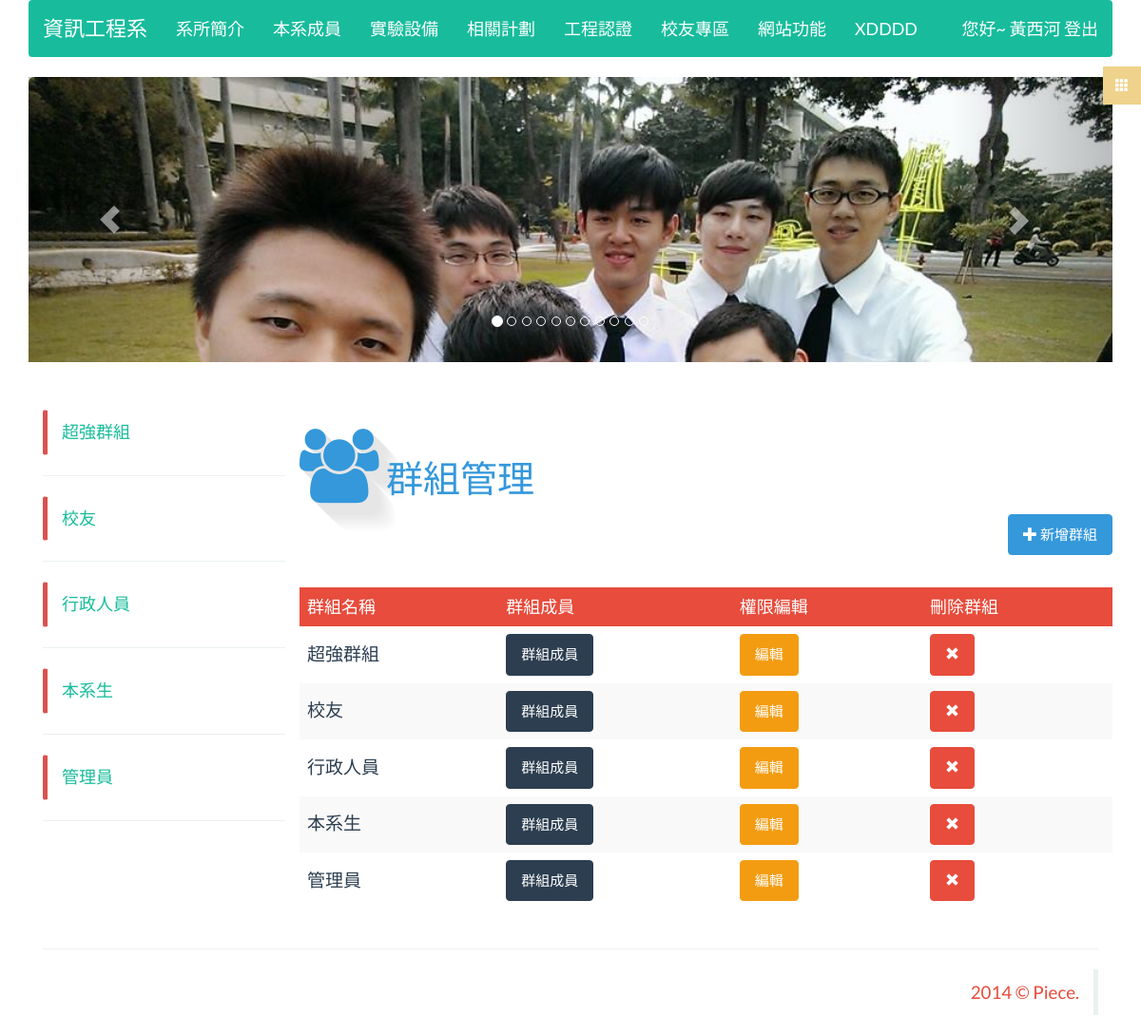
The page /index.php/group (signed in) on the database its author committed.
### tables this page shows
CREATE TABLE IF NOT EXISTS `page` (
`pageId` int(11) NOT NULL,
  `pageName` varchar(100) NOT NULL,
  `pageClass` varchar(100) NOT NULL,
  `pageContent` text NOT NULL
);

CREATE TABLE IF NOT EXISTS `page_category` (
`pageClass` int(11) NOT NULL,
  `pageClassName` varchar(100) NOT NULL
);

CREATE TABLE IF NOT EXISTS `group` (
`groupId` int(11) NOT NULL,
  `groupName` varchar(100) NOT NULL,
  `model` tinyint(1) NOT NULL,
  `news_token` tinyint(1) DEFAULT NULL COMMENT '公告管理權限',
  `group_token` tinyint(1) DEFAULT NULL COMMENT '群組管理權限',
  `member_token` tinyint(1) DEFAULT NULL COMMENT '成員管理權限',
  `file_token` tinyint(1) DEFAULT NULL COMMENT '檔案管理權限',
  `page_token` tinyint(1) DEFAULT NULL COMMENT '頁面管理權限',
  `ad_token` tinyint(1) DEFAULT NULL COMMENT '廣告權限'
);

### application/controllers/group.php (called while the page is built, shortened)
<?php if ( ! defined('BASEPATH')) exit('No direct script access allowed');
class Group extends MY_Controller {
	function __construct(){
		parent::__construct();
		$this->load->model('group_model');
		$this->asideQuery = $this->aside_model->select_group();
	}
	public function index(){
		$query = $this->group_model->select_all_data();
		$this->load->view('group', array(
			'query' => $query,
			'asideQuery' => $this->asideQuery,
			'headerQuery' => $this->headerQuery
		));
		return TRUE;
	}
}

### index.php (called while the page is built, shortened)
<?php
require_once BASEPATH.'core/CodeIgniter.php';

### application/libraries/Session.php (called while the page is built, shortened)
<?php if ( ! defined('BASEPATH')) exit('No direct script access allowed');
class Session
{
    protected $sess_namespace = '';
    protected $store = array();
     private function initialize()
     {
        if (isset($_SESSION[$this->sess_namespace]) ) {
            $this->store = $_SESSION[$this->sess_namespace];
        }
        $destroy = false;
        if (!$destroy) {
            return;
        }
    }
    public function userdata($value)
    {
        if (isset($this->store[$value])) {
            return $this->store[$value];
        } else {
            return false;
        }
    }
    public function set_userdata($data = array(), $value = '')
    {
        if (is_string($data)) {
            $data = array($data => $value);
        }
        foreach ($data as $key => $val) {
            $this->store[$key] = $val;
        }
    }
}

### application/models/header_model.php (called while the page is built, shortened)
<?php if ( ! defined('BASEPATH')) exit('No direct script access allowed');
class header_model extends CI_Model{
	function select_header_data_by_page_category(){
		$this->db->select('*');
		$this->db->from('page');
		$this->db->join('page_category', 'page.pageClass = page_category.pageClass');
		$this->db->order_by("page_category.pageClass","asc");
		$query = $this->db->get();
		return $query->result();
	}
}

### application/core/MY_Controller.php (called while the page is built, shortened)
<?php if ( ! defined('BASEPATH')) exit('No direct script access allowed');
class MY_Controller extends CI_Controller {
	function __construct(){
		$this->header();
	}
	protected function header(){
		$this->headerQuery = $this->header_model->select_header_data_by_page_category();
		return true;
	}
}

### application/models/aside_model.php (called while the page is built, shortened)
<?php if ( ! defined('BASEPATH')) exit('No direct script access allowed');
class Aside_model extends CI_Model{
	function select_group(){
		$this->db->select('groupId AS asideValue, groupName AS asideName');
		$this->db->from('group');
		$this->db->order_by("groupId","desc");
		$query = $this->db->get();
		foreach ($query->result() as $key => $value) {
			$value->asideValue = 'member/show_member/'.$value->asideValue;
		}
		return $query->result();
	}
	function select_file(){
		$this->db->select('fileClass AS asideValue, fileClassName AS asideName');
		$this->db->from('file_category');
		$this->db->order_by("fileClass","desc");
		$query = $this->db->get();
		return $query->result();
	}
}

### application/models/group_model.php (called while the page is built, shortened)
<?php if ( ! defined('BASEPATH')) exit('No direct script access allowed');
class Group_model extends CI_Model{
	function select_all_data(){
		$this->db->select('*');
		$this->db->from('group');
		$this->db->order_by("groupId","desc");
		$query = $this->db->get();
		return $query->result();
	}
}

### application/views/group.php (the view, shortened to what this page needs)
<? @require_once('templates/_header.php');?>
<article class="row wow fadeInUp">
  <h1 class="text-info"><i class="fa fa-users fa-2x" id="icon-shadow"></i> 群組管理</h1>
  <button class="btn btn-info pull-right" data-toggle="modal" data-target="#add_group_btn"><span class="glyphicon glyphicon-plus"></span> 新增群組</button>
  <div class="clearfix"><br><br><br></div>
  <table class="table table-hover table-striped">
    <tr class="danger">
      <td>群組名稱</td>
			<td>群組成員</td>
			<td>權限編輯</td>
			<td>刪除群組</td>
		</tr>
		<? foreach ($query as $key => $value) { ?>
			<tr class="wow slideInRight">
				<td><h4><?= $value->groupName; ?></h4></td>
				<td><button class="btn btn-primary" onclick="location.href='<?= base_url('member/show_member/'.$value->groupId)?>'">群組成員</button> </td>
				<td><button class="btn btn-warning" onclick="location.href='<?= base_url('group/edit_group/'.$value->groupId)?>'">編輯</button> </td>
				<td><button class="btn btn-danger" onclick="if (confirm('刪除群組會將群組下的成員一並刪除喲，確認刪除？')){location.href='<?=base_url('group/delete_group/'.$value->groupId)?>'}"><span class="glyphicon glyphicon-remove"></span></button> </td>
			</tr>
		<? } ?>
	</table>
</article>
<? @require_once('templates/_footer.php');?>

### application/views/templates/_header.php (shortened to what this page needs)
<!DOCTYPE html>
<html>
<head>
  <link rel="stylesheet" type="text/css" href="<?=base_url('asset/css/flatly.bootstrap.min.css')?>">
  <link rel="stylesheet" type="text/css" href="<?=base_url('asset/css/font-awesome.min.css')?>">
  <link rel="stylesheet" type="text/css" href="<?=base_url('asset/css/menu.css')?>">
  <link rel="stylesheet" type="text/css" href="<?=base_url('asset/css/animate.css')?>">
  <link rel="stylesheet" type="text/css" href="<?=base_url('asset/css/piece.css')?>">
</head>
<body>
<div class="container">
<? if($this->session->userdata('account')){ ?>
<nav class="menu" id="theMenu">
  <div id="menuToggle"><span class="glyphicon glyphicon-th"></span></div>
</nav>
<? } ?>
<header class="row" style="margin: 0 0 50px 0;">
  <nav class="navbar navbar-default navbar-inverse" role="navigation" id="nav" style="z-index:1;">
    <div class="navbar-header">
      <a class="navbar-brand" href="<?= base_url('')?>">資訊工程系</a>
    </div>
    <div class="collapse navbar-collapse" id="bs-example-navbar-collapse-1">
      <ul class="nav navbar-nav">
        <ul class="hidden"><li>
        <?php $delay = 0;?>
        <?php $temp = -1?>
        <?php $animate_string = array('bounce', 'flash', 'pulse', 'bounceIn')?>
        <?php $animate_string = $animate_string[array_rand($animate_string)]?>
        <?php foreach ($headerQuery as $key => $value): ?>
          <?php if ($value->pageClass != $temp): ?>
            </ul></li>
            <li class="dropdown wow <?= $animate_string?>" data-wow-delay="<?=$delay+=0.1?>s">
            <a href="#" class="dropdown-toggle btn-hover-success" data-toggle="dropdown"><?= $value->pageClassName?></a>
            <ul class="dropdown-menu wow flipInX">
          <?php endif ?>
          <?php $temp = $value->pageClass; ?>
        <?php endforeach ?>
      </ul></li></ul>
      <?php if ( ! $this->session->userdata('account')): ?>
        <ul class="nav navbar-nav navbar-right">
          <li><a href="#"  data-toggle="modal" data-target="#login_btn">登入</a></li>
        </ul>
      <?php else: ?>
        <ul class="nav navbar-nav navbar-right">
          <li><a href="<?= base_url('user/logout')?>" >您好~ <?= $this->session->userdata('name')?> 登出</a></li>
        </ul>
      <?php endif ?>
    </div>
  </nav>
  <div id="carousel-example-generic" class="carousel slide" data-ride="carousel">
    <ol class="carousel-indicators">
      <li data-target="#carousel-example-generic" data-slide-to="0" class="active"></li>
      <li data-target="#carousel-example-generic" data-slide-to="1"></li>
      <li data-target="#carousel-example-generic" data-slide-to="2"></li>
      <li data-target="#carousel-example-generic" data-slide-to="3"></li>
      <li data-target="#carousel-example-generic" data-slide-to="4"></li>
      <li data-target="#carousel-example-generic" data-slide-to="5"></li>
      <li data-target="#carousel-example-generic" data-slide-to="6"></li>
      <li data-target="#carousel-example-generic" data-slide-to="7"></li>
      <li data-target="#carousel-example-generic" data-slide-to="8"></li>
      <li data-target="#carousel-example-generic" data-slide-to="9"></li>
      <li data-target="#carousel-example-generic" data-slide-to="10"></li>
    </ol>
    <div class="carousel-inner" role="listbox" style="height: 300px;">
      <div class="item active">
        <img src="<?=base_url('asset/img/banner/1.jpg')?>" class="img-rounded" alt="..." style="width:100%; height: 100%;">
      </div>
    </div>
    <a class="left carousel-control" href="#carousel-example-generic" role="button" data-slide="prev">
      <span class="glyphicon glyphicon-chevron-left" aria-hidden="true"></span>
    </a>
    <a class="right carousel-control" href="#carousel-example-generic" role="button" data-slide="next">
      <span class="glyphicon glyphicon-chevron-right" aria-hidden="true"></span>
    </a>
  </div>
</header>
<aside class="col-xs-12 col-sm-3 col-md-3">
  <ul class="nav nav-pills nav-stacked hidden-xs" >
    <?php $delay = 0;?>
    <?php foreach ($asideQuery as $key => $value): ?>
      <li class="wow slideInLeft" data-wow-delay="<?=$delay+=0.1?>s" data-wow-offset="-999" style="border: 1px solid #fff; border-radius:3px; border-left-color: #d9534f; border-left-width: 5px;">
        <a href="<?= base_url($value->asideValue)?>"><?= $value->asideName;?></a>
      </li>
      <hr>
    <?php endforeach ?>
  </ul>
</aside>
<div class="col-xs-12 col-sm-9 col-md-9">

### asset/css/menu.css (style rules this page uses)
.menu { position: fixed; right: -250px; width: 260px; height: 100%; top: 0; z-index: 10; text-align: left; }
.menu, .body-push { -webkit-transition: all .3s ease; -moz-transition: all .3s ease; -ms-transition: all .3s ease; -o-transition: all .3s ease; transition: all .3s ease; }
#menuToggle { position: absolute; top: 70px; left: -30px; z-index: 11; display: block; text-align: center; font-size: 14px; color: #ffffff; width: 40px; height: 40px; line-height: 40px; cursor: pointer; background: rgba(239,210,139,1); -webkit-transition: all .1s ease-in-out; -moz-transition: all .1s ease-in-out; -ms-transition: all .1s ease-in-out; -o-transition: all .1s ease-in-out; transition: all .1s ease-in-out; }

### asset/css/piece.css (style rules this page uses)
#icon-shadow { text-shadow: rgb(230, 230, 230) 1px 1px, rgb(230, 230, 230) 2px 2px, rgb(230, 230, 230) 3px 3px, rgb(230, 230, 230) 4px 4px, rgb(230, 230, 230) 5px 5px, rgb(230, 230, 230) 6px 6px, rgb(230, 230, 230) 7px 7px, rgb(230, 230, 230) 8px 8px, rgb(230, 230, 230) 9px 9px, rgb(230, 230, 230) 10px 10px, rgb(230, 230, 230) 11px 11px, rgb(230, 230, 230) 12px 12px, rgb(231, 231, 231) 13px 13px, rgb(232, 232, 232) 14px 14px, rgb(234, 234, 234) 15px 15px, rgb(235, 235, 235) 16px 16px, rgb(236, 236, 236) 17px 17px, rgb(238, 238, 238) 18px 18px, rgb(239, 239, 239) 19px 19px, rgb(241, 241, 241) 20px 20px, rgb(242, 242, 242) 21px 21px, rgb(243, 243, 243) 22px 22px, rgb(245, 245, 245) 23px 23px, rgb(246, 246, 246) 24px 24px, rgb(248, 248, 248) 25px 25px, rgb(249, 249, 249) 26px 26px, rgb(250, 250, 250) 27px 27px, rgb(252, 252, 252) 28px 28px, rgb(253, 253, 253) 29px 29px, rgb(255, 255, 255) 30px 30px; }

### rows shown on the page
page: page_category.pageClassName "系所簡介"
page: page_category.pageClassName "本系成員"
page: page_category.pageClassName "實驗設備"
page: page_category.pageClassName "相關計劃"
page: page_category.pageClassName "工程認證"
page: page_category.pageClassName "校友專區"
page: page_category.pageClassName "網站功能"
page: page_category.pageClassName "XDDDD"
group: groupName "超強群組"
group: groupName "校友"
group: groupName "行政人員"
group: groupName "本系生"
group: groupName "管理員"

### other values the page prints
$this->session->userdata('name') "黃西河"
